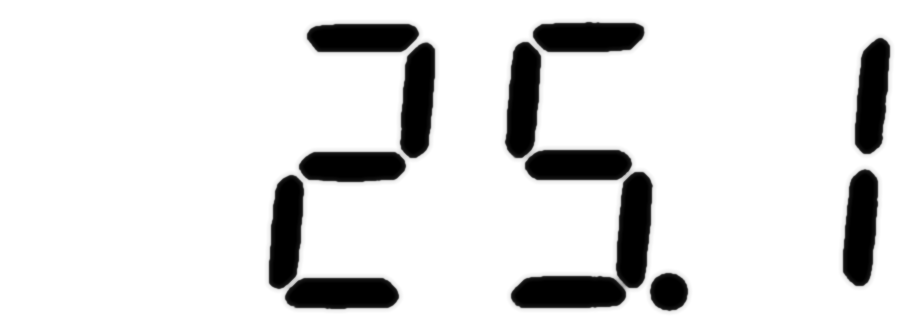
#> input picture 2510.png, 915 x 333 px
$ python cropimg.py
#> lines starting #> are read from the running program, lines starting #| are printed output that depends on the picture; after the words box and inside, x2 and y2 are one past the last pixel; in counts of white or black regions, pixels touching at a corner belong together
import cv2
import numpy as np

img = cv2.imread('2510.png')
#> img is the input picture: shape (333, 915, 3); min 0, max 255, mean 223.1
gray = cv2.cvtColor(img, cv2.COLOR_BGR2GRAY)
inverse = (255 - gray)
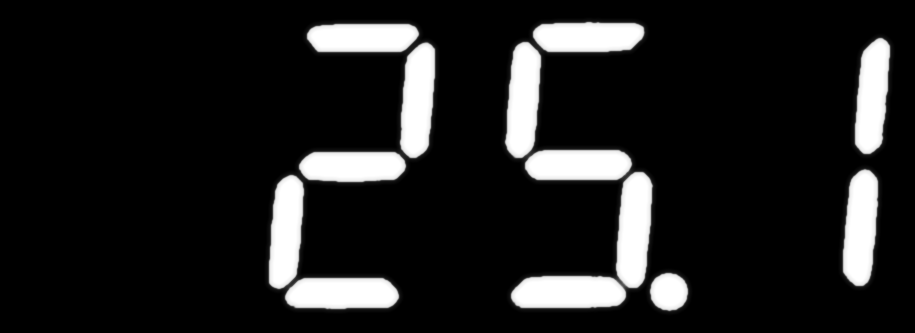
#> inverse: shape (333, 915); min 0, max 255, mean 31.9
# 高斯BLUR
blur = cv2.GaussianBlur(inverse, (5, 5), 0)
blur2 = cv2.bilateralFilter(inverse, 9, 75, 75)

# 图像二值化 阈值 实测 二值化高斯的好一些
ret, thresh = cv2.threshold(blur, 127, 255, cv2.THRESH_BINARY)
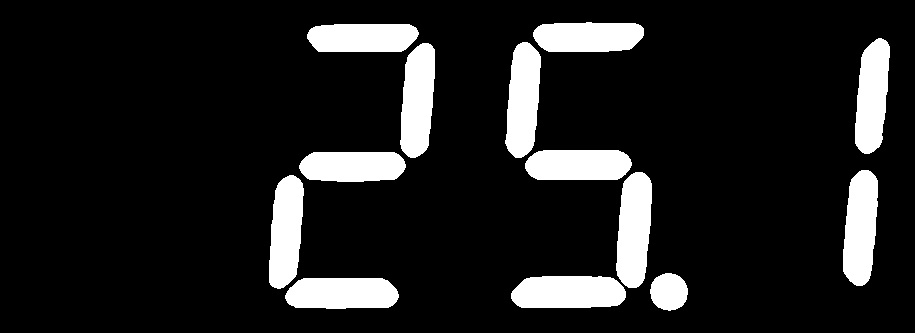
#> thresh: shape (333, 915); 12.5% white; 13 white regions, largest, box (x1, y1, x2, y2) and area: (616, 172, 652, 288) 3311, (511, 276, 626, 308) 3287, (843, 170, 878, 286) 3205
ret, thresh2 = cv2.threshold(blur2, 127, 255, cv2.THRESH_BINARY)
#> thresh2: shape (333, 915); 12.5% white; 13 white regions, largest, box (x1, y1, x2, y2) and area: (616, 172, 652, 288) 3312, (511, 276, 626, 308) 3288, (843, 170, 878, 286) 3209

cv2.imshow('test', inverse)
cv2.imshow('blur', blur)
cv2.imshow('blur2', blur2)
cv2.imshow('thre', thresh)
cv2.imshow('thre2', thresh2)

if cv2.waitKey(0) & 0xFF == ord('q'):
#> (key q is pressed here)
    cv2.destroyAllWindows()

$ run again, with 251.png copied over 2510.png
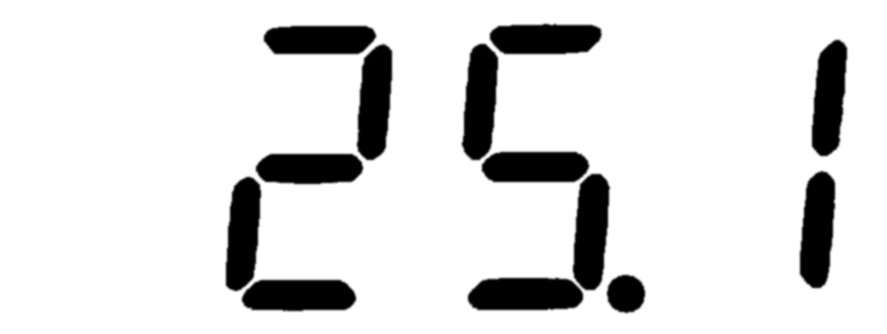
#> input picture 251.png, 887 x 334 px
#> img is the input picture: shape (334, 887, 3); min 0, max 255, mean 222.2
#> `inverse = (255 - gray)`:
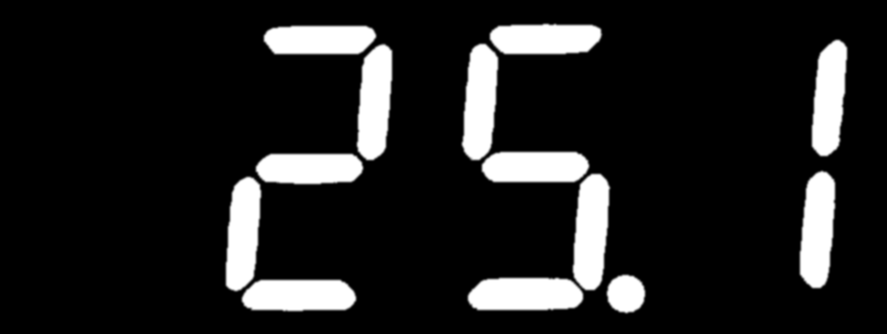
#> inverse: shape (334, 887); min 0, max 255, mean 32.8
#> `ret, thresh = cv2.threshold(blur, 127, 255, cv2.THRESH_BINARY)`:
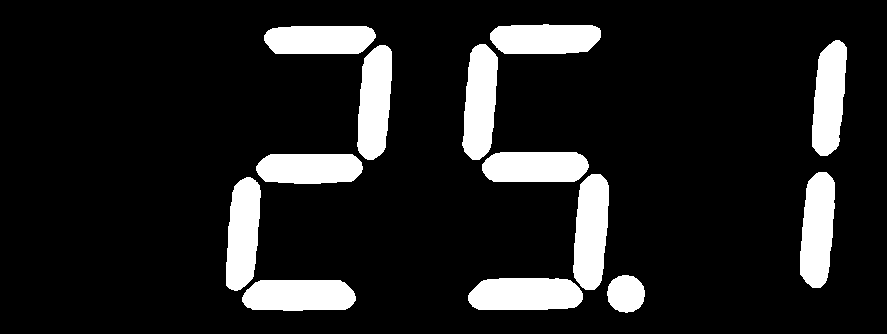
#> thresh: shape (334, 887); 12.8% white; 13 white regions, largest, box (x1, y1, x2, y2) and area: (573, 174, 609, 290) 3313, (468, 278, 583, 310) 3286, (800, 172, 835, 288) 3210
#> thresh2: shape (334, 887); 12.8% white; 13 white regions, largest, box (x1, y1, x2, y2) and area: (573, 174, 610, 290) 3315, (468, 278, 583, 310) 3288, (800, 171, 835, 288) 3211
